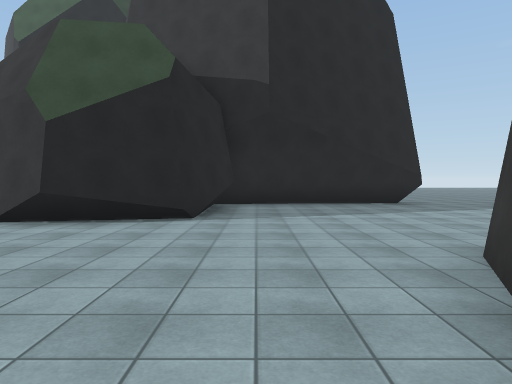
View 1 (above)

24 first-person views from a walk through a scene from a Unity 3-D project. The camera is 1.5 m above the floor, tilts 2° down and sees 70° across. The floor is counted in squares, 2 m on a side. Each view is taken from the middle of a square. On the plan, view 1 faces up. The plan holds only what a view shows up to about 11 squares ahead; the rest is blank. The place goes on beyond the plan. Surface patterns are stand-ins for the level's own textures.

View 2
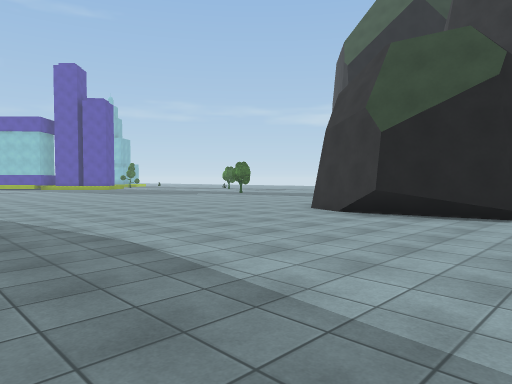

View 3
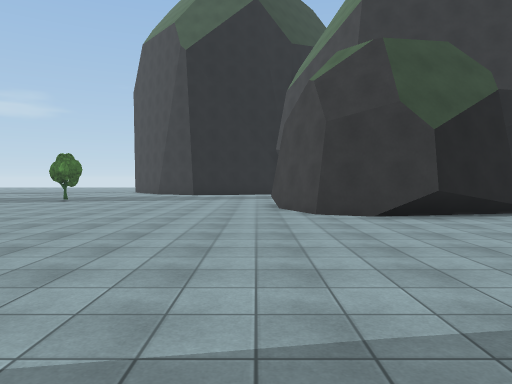

View 4
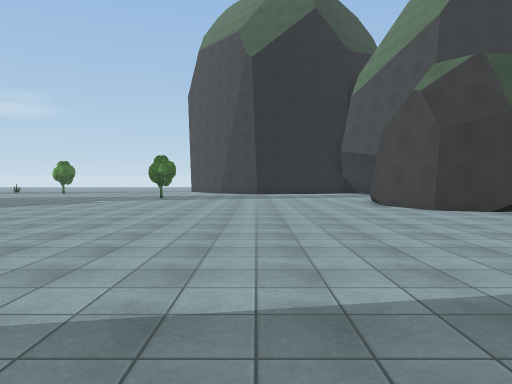

View 5
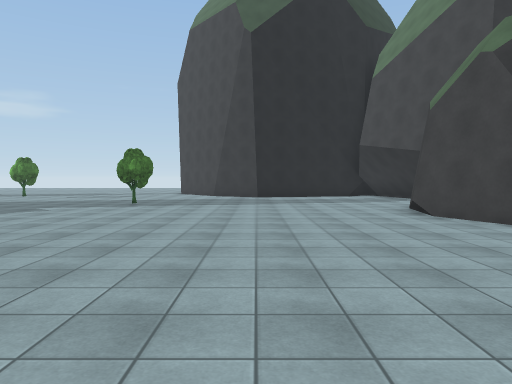

View 6
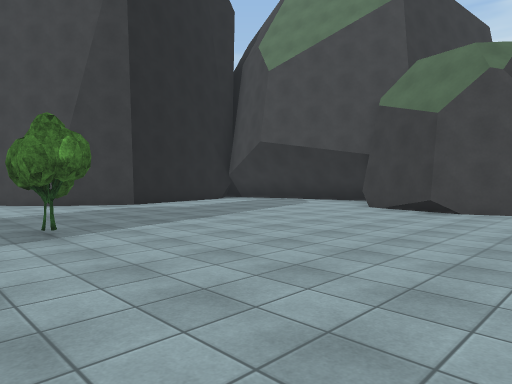

View 7
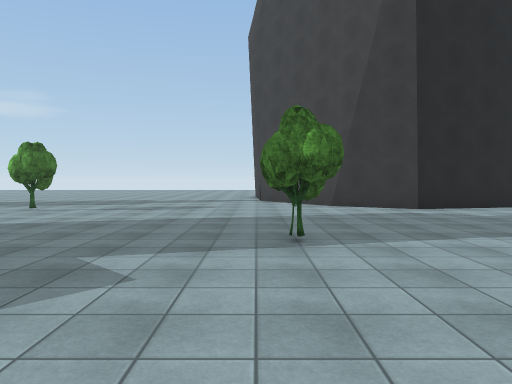

View 8
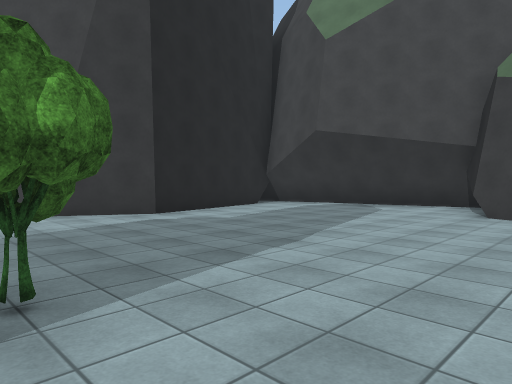

View 9
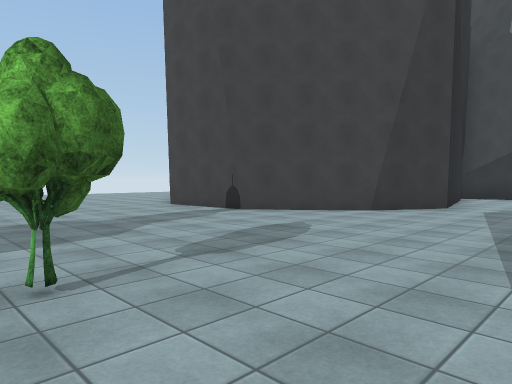

View 10
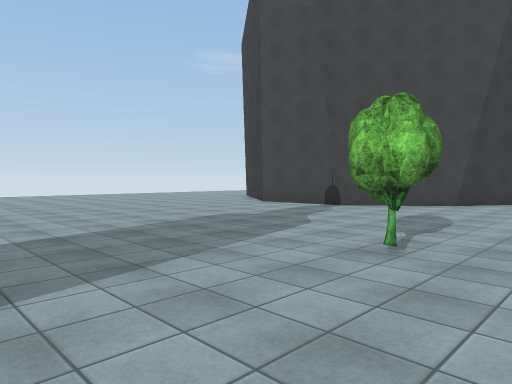

View 11
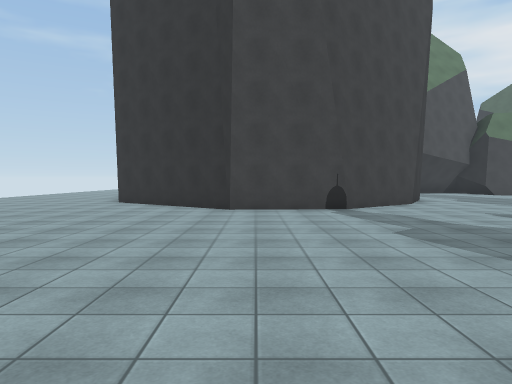

View 12
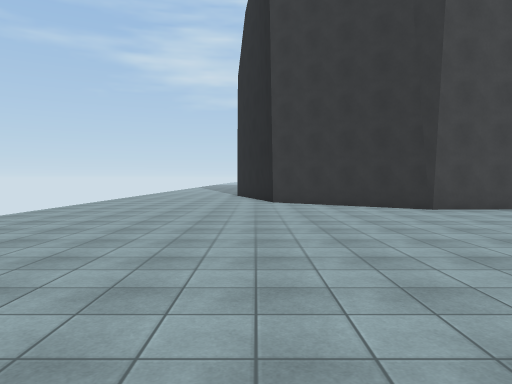

View 13
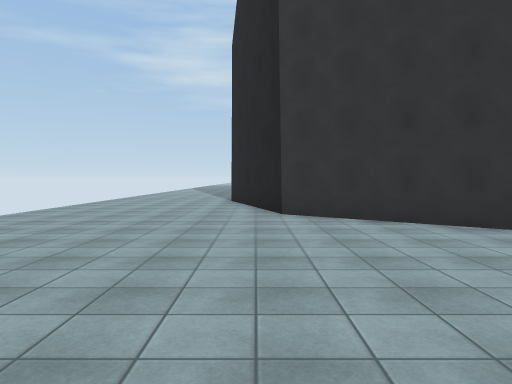

View 14
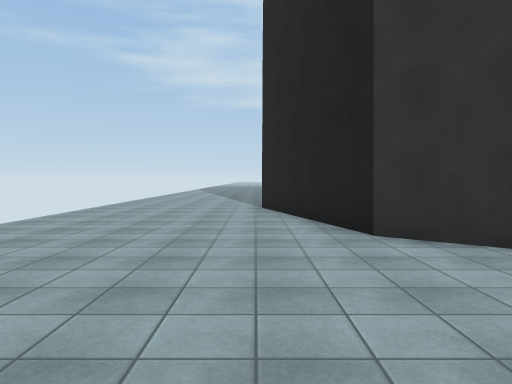

View 15
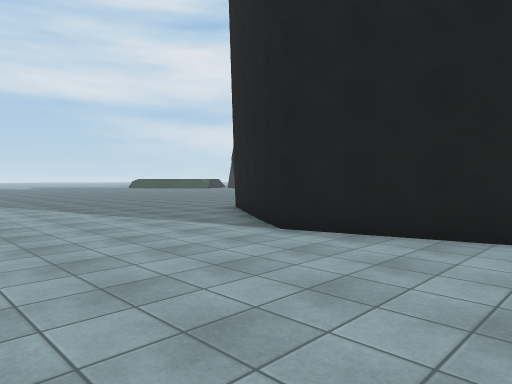

View 16
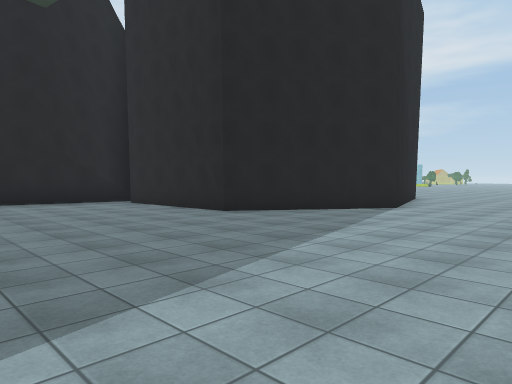

View 17
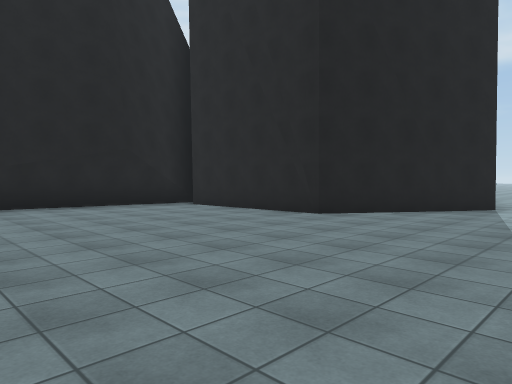

View 18
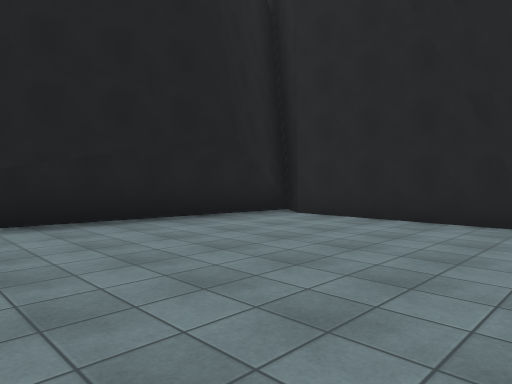

View 19
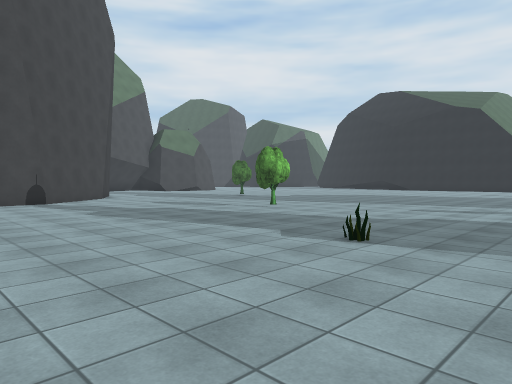

View 20
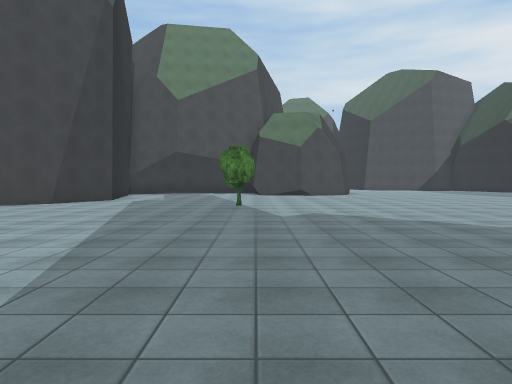

View 21
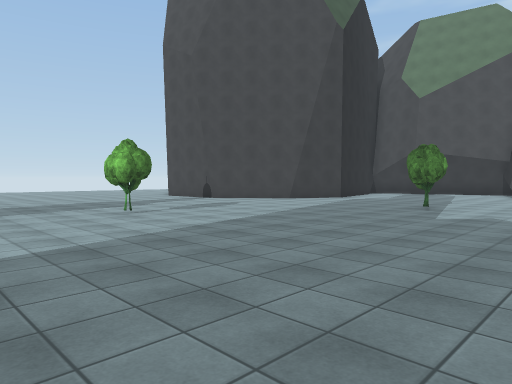

View 22
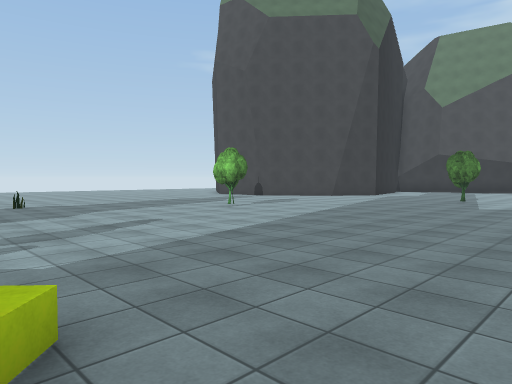

View 23
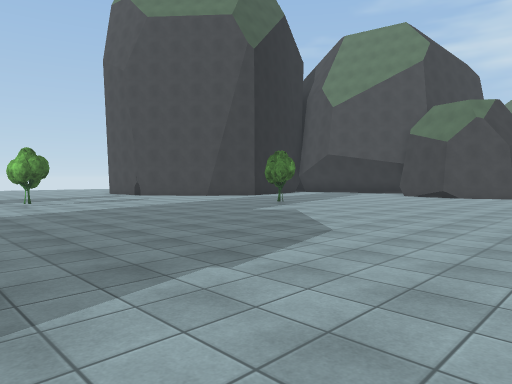

View 24
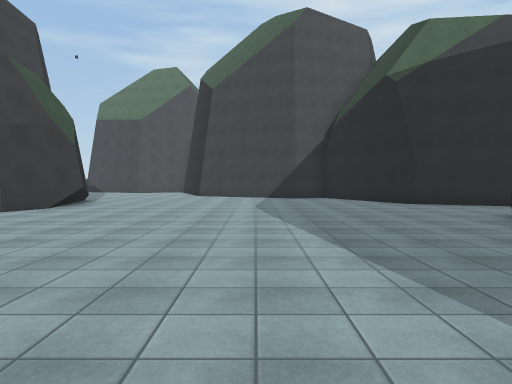

### Floor plan
Key: @ floor where view 1 was taken; # wall or solid block; . floor; O other object.
Columns run from 26 left of view 1 to 4 right of it. Each row starts with its distance up from view 1.
 32           ............    ....
 31         ......................
 30        ........................
 29      ..........................
 28     ...........................
 27    ..............#####.........
 26     ...........###   ##........
 25      .........##      ##.......
 24      ........##        #.......
 23 .............#         #.......
 22 ............##         #......
 21 ............#          #......
 20 ............##         #######
 19  ............##
 18  .............##
 17  ..............######
 16  ......O.............
 15  ....................##
 14  .....................#
 13  .....................#
 12  ............O........##
 11  ...........O........##  ######
 10 #...................##   #.....
  9 ....................#    #.....
  8 ....................##  ##.....
  7     .................####......
  6     ..................##.......
  5     ..........................
  4     ....    ..................
  3             ................#
  2              ...............
  1             ...............
  0              .............@
 -1               .............
 -2                 ........
 -3                   ......
 -4                    #...#
 -5                     ...#
 -6                       ##

Where each view was taken, in squares from view 1:
view 1: 0 up, 0 right, facing up
view 2: 1 down, 0 right, facing up-left
view 3: 1 down, 7 left, facing up
view 4: 2 down, 10 left, facing up
view 5: 1 up, 10 left, facing up
view 6: 6 up, 15 left, facing up-right
view 7: 7 up, 14 left, facing up
view 8: 9 up, 14 left, facing up-right
view 9: 13 up, 20 left, facing up-right
view 10: 14 up, 23 left, facing up-right
view 11: 22 up, 23 left, facing right
view 12: 27 up, 23 left, facing right
view 13: 27 up, 19 left, facing right
view 14: 28 up, 16 left, facing right
view 15: 32 up, 10 left, facing down-right
view 16: 32 up, 3 right, facing down-left
view 17: 30 up, 4 right, facing down-left
view 18: 26 up, 4 right, facing down-left
view 19: 23 up, 26 left, facing down-right
view 20: 11 up, 23 left, facing right
view 21: 8 up, 23 left, facing up-right
view 22: 8 up, 26 left, facing up-right
view 23: 4 up, 22 left, facing up-right
view 24: 1 up, 14 left, facing right
